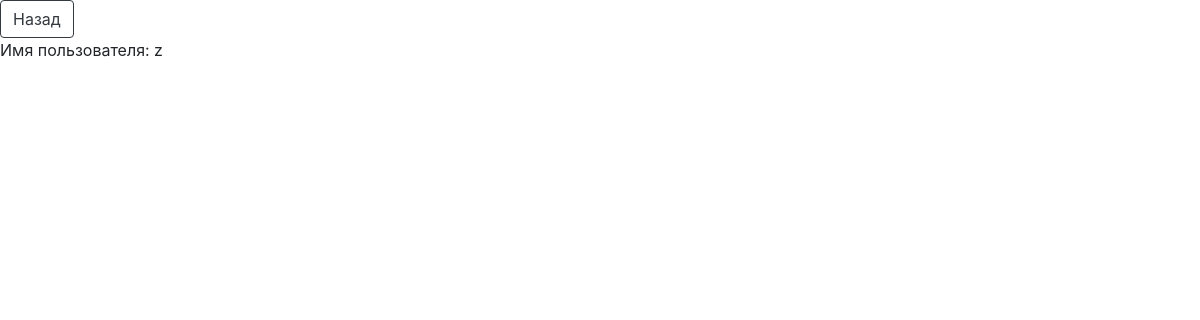
Before: /2/profile with the older database file.
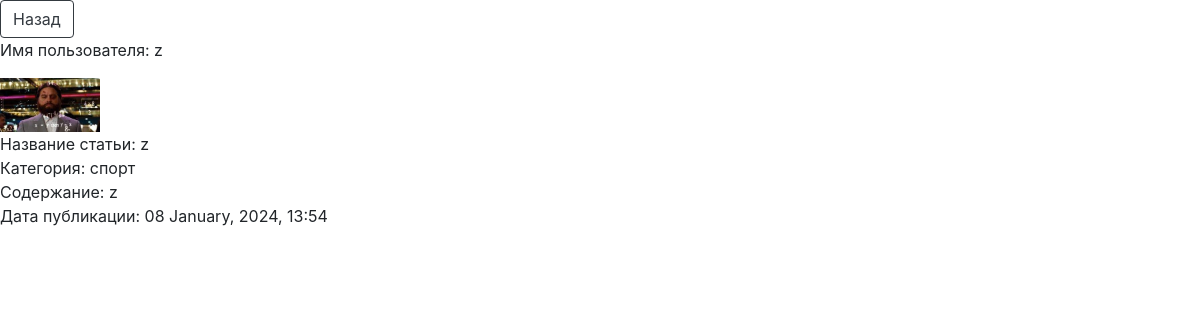
After: the same page with the newer database file.
### models.py (models this page shows)
class Base(DeclarativeBase):
    id: Mapped[int_pk]
    created_at: Mapped[datetime] = Column(DateTime, default=utcnow)

class Article(Base):
    __tablename__ = 'articles'
    name_of_article: Mapped[str]
    category: Mapped[str]
    text_of_article: Mapped[str]
    user_id: Mapped[int] = mapped_column(ForeignKey('users.id'))
    user: Mapped['User'] = relationship(back_populates='articles')
    images: Mapped[list['Image']] = relationship(
        back_populates='article',
        cascade='all'
    )

class User(Base, UserMixin):
    __tablename__ = 'users'
    username: Mapped[str]
    avatar: Mapped[Optional[str]] = Column(String)
    email: Mapped[str]
    password: Mapped[str]
    articles: Mapped[list['Article']] = relationship(
        back_populates='user',
        cascade='all'
    )

### app.py (the view)
@app.route('/<int:id>/profile', methods=['GET'])
def user_profile_page(id):
    session = SessionFactory()
    user = session.query(User).filter_by(id=id).first()
    user_articles = session.query(Article).filter_by(user_id=id).order_by(desc(Article.created_at)).all()
    return render_template('forum/user_profile.html', user_articles=user_articles, user=user)

### templates/forum/user_profile.html (shortened to what this page needs)
<!DOCTYPE html>
<html lang="en">
<head>
    <link rel="stylesheet" href="https://stackpath.bootstrapcdn.com/bootstrap/4.3.1/css/bootstrap.min.css">
</head>
<body>
<button onclick="window.location.href='{{ url_for('main_page') }}';" type="button" class="btn btn-outline-dark">Назад</button>
<p>Имя пользователя: {{ user.username }} </p>
    {% for article in user_articles %}
       {% if user.avatar %}
           <img src="{{ url_for('static', filename=user.avatar) }}" alt="Avatar" style="max-width: 100px; max-height: 100px;">
       {% else %}
           <p>Нет аватарки</p>
       {% endif %}
       <div>Название статьи: {{ article.name_of_article }}</div>
       <duv>Категория: {{ article.category }}</duv>
       <div>Содержание: {{ article.text_of_article }}</div>
       <div>Дата публикации: {{ article.created_at.strftime('%d %B, %Y, %H:%M') }}</div>
       <br>
    {% endfor %}

Changed rows visible on the page:
added Article: avatar (picture), name_of_article "z", category "спорт", text_of_article "z", created_at "08 January, 2024, 13:54"
